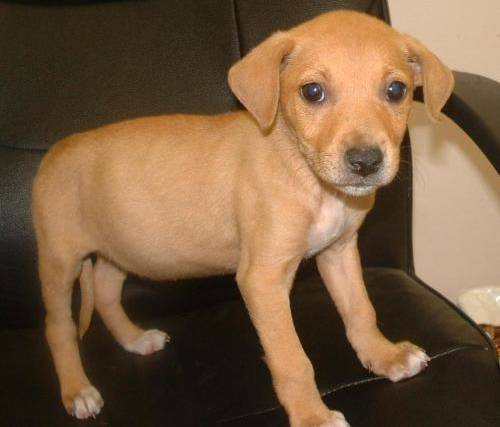
#> input picture pet.jpg, 500 x 427 px, found by its file name
$ python edge_detection.py   (older library calls are emulated)
#> lines starting #> are read from the running program, lines starting #| are printed output that depends on the picture
import cv2
import numpy as np

# 1. Read image in grayscale
img = cv2.imread("C:/Users/B.Keerthana/PycharmProjects/OpenCV/.venv/Lib/site-packages/pet.jpg", cv2.IMREAD_GRAYSCALE)
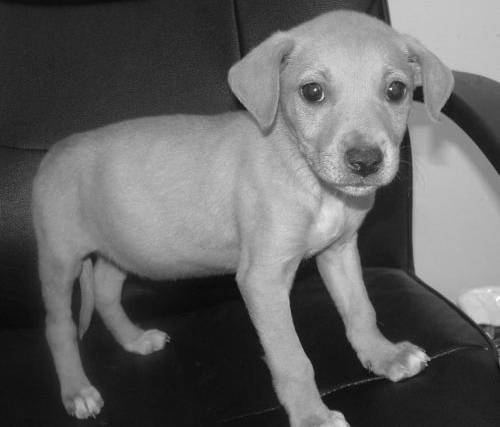
#> img: shape (427, 500); min 2, max 254, mean 98.8

if img is None:
    print("Error: Image not found")
    exit()

# 2. Sobel Edge Detection (X and Y)
sobel_x = cv2.Sobel(img, cv2.CV_64F, 1, 0, ksize=3)  # Horizontal edges
sobel_y = cv2.Sobel(img, cv2.CV_64F, 0, 1, ksize=3)  # Vertical edges
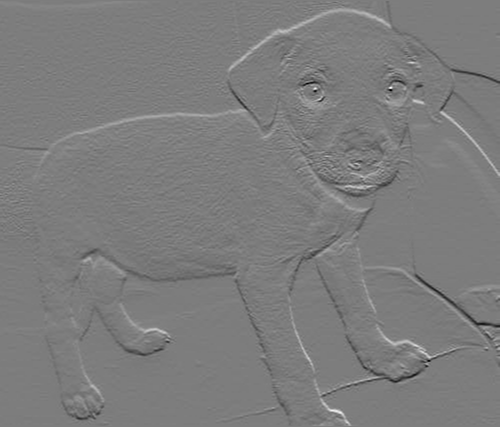
#> sobel_y: shape (427, 500) float64; min -503, max 523, mean -0.6; drawn with min black and max white

# Convert to absolute values
sobel_x = cv2.convertScaleAbs(sobel_x)
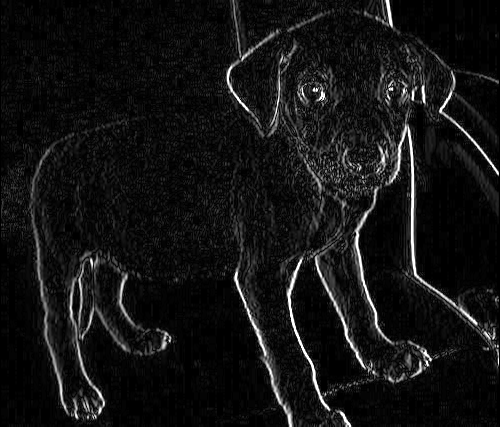
#> sobel_x: shape (427, 500); min 0, max 255, mean 19.3
sobel_y = cv2.convertScaleAbs(sobel_y)

# Combine Sobel X and Y
sobel_combined = cv2.addWeighted(sobel_x, 0.5, sobel_y, 0.5, 0)
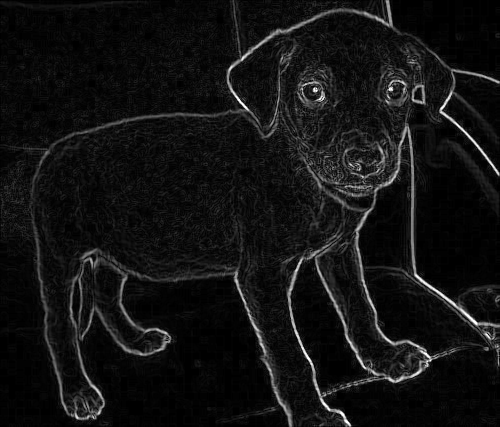
#> sobel_combined: shape (427, 500); min 0, max 255, mean 18.4

# 3. Laplacian Edge Detection
laplacian = cv2.Laplacian(img, cv2.CV_64F)
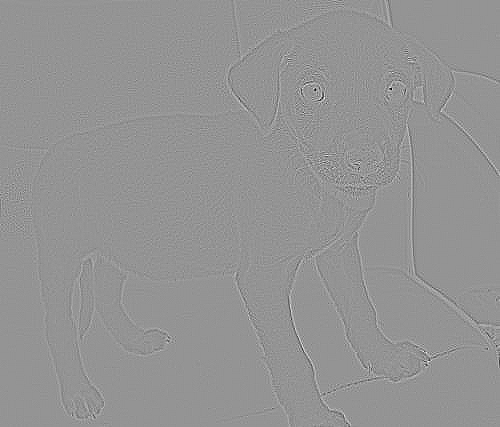
#> laplacian: shape (427, 500) float64; min -223, max 161, mean 0; drawn with min black and max white
laplacian = cv2.convertScaleAbs(laplacian)
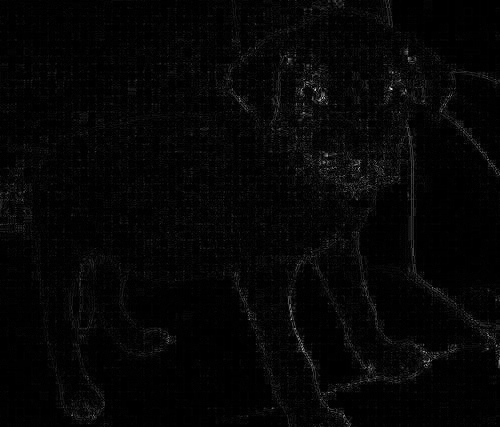
#> laplacian: shape (427, 500); min 0, max 223, mean 5.6

# 4. Canny Edge Detection
canny = cv2.Canny(img, 100, 200)
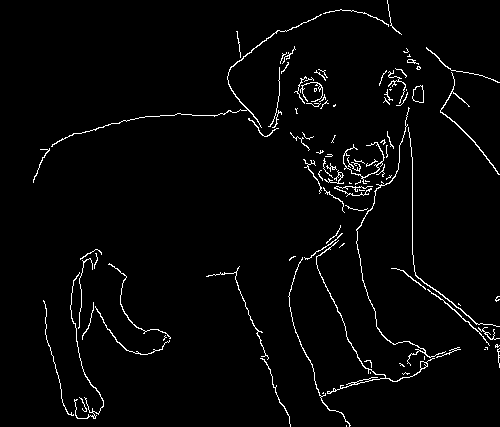
#> canny: shape (427, 500); 2.6% white in thin lines or dots

# 5. Display all outputs
cv2.imshow("Original Image", img)
cv2.imshow("Sobel X", sobel_x)
cv2.imshow("Sobel Y", sobel_y)
cv2.imshow("Sobel Combined", sobel_combined)
cv2.imshow("Laplacian", laplacian)
cv2.imshow("Canny", canny)

cv2.waitKey(0)
cv2.destroyAllWindows()

$ run again, with Bear.jpg copied over pet.jpg
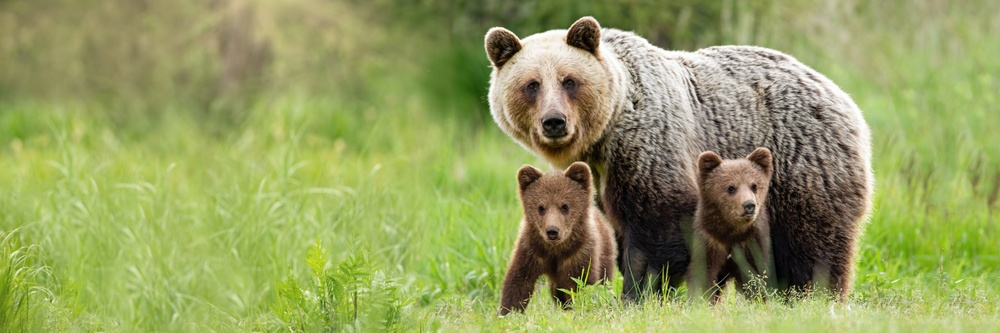
#> input picture Bear.jpg, 1000 x 333 px, shrunk from 2560 x 853 before the run, found by its file name
#> `laplacian = cv2.Laplacian(img, cv2.CV_64F)`:
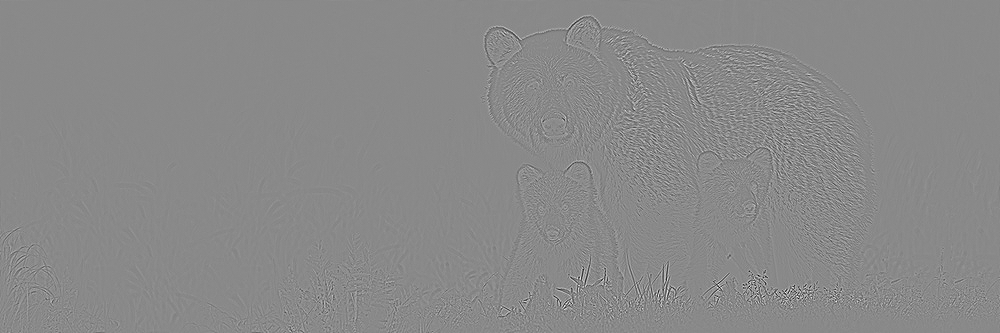
#> laplacian: shape (333, 1000) float64; min -403, max 344, mean 0; drawn with min black and max white
#> `canny = cv2.Canny(img, 100, 200)`:
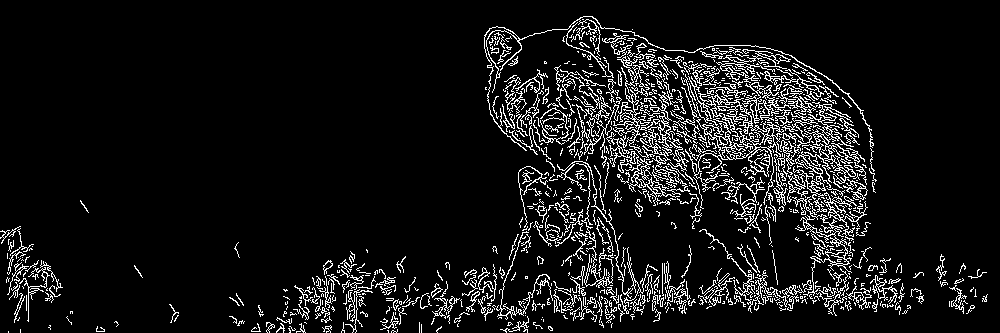
#> canny: shape (333, 1000); 8.6% white in thin lines or dots
